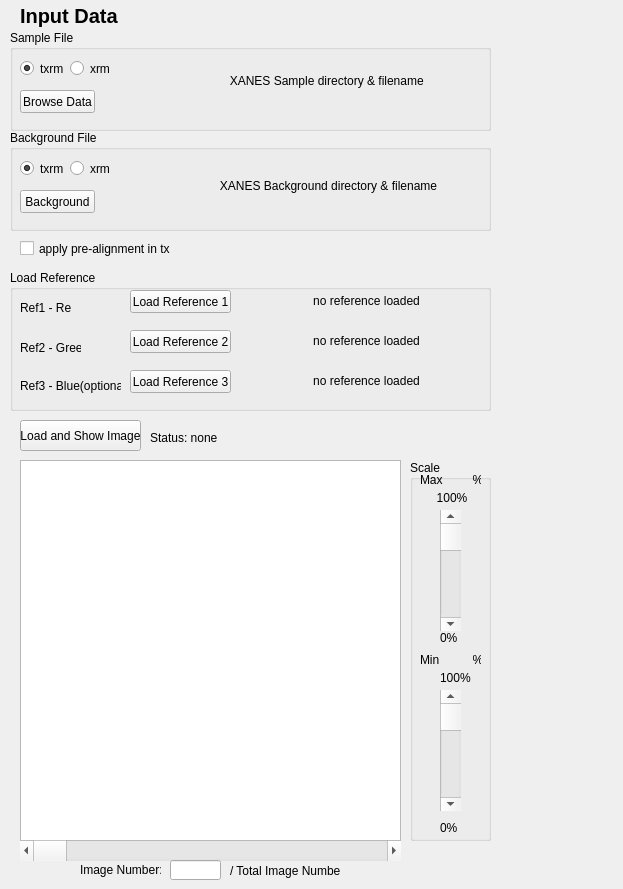
<?xml version="1.0" encoding="UTF-8"?>
<ui version="4.0">
 <class>Dialog</class>
 <widget class="QDialog" name="Dialog">
  <property name="geometry">
   <rect>
    <x>0</x>
    <y>0</y>
    <width>623</width>
    <height>889</height>
   </rect>
  </property>
  <property name="windowTitle">
   <string>Dialog</string>
  </property>
  <widget class="QGroupBox" name="sample_inputBox">
   <property name="geometry">
    <rect>
     <x>10</x>
     <y>30</y>
     <width>481</width>
     <height>101</height>
    </rect>
   </property>
   <property name="title">
    <string>Sample File</string>
   </property>
   <widget class="QRadioButton" name="samTxrm">
    <property name="geometry">
     <rect>
      <x>10</x>
      <y>30</y>
      <width>51</width>
      <height>17</height>
     </rect>
    </property>
    <property name="text">
     <string>txrm</string>
    </property>
    <property name="checked">
     <bool>true</bool>
    </property>
   </widget>
   <widget class="QRadioButton" name="samXrm">
    <property name="geometry">
     <rect>
      <x>60</x>
      <y>30</y>
      <width>41</width>
      <height>17</height>
     </rect>
    </property>
    <property name="text">
     <string>xrm</string>
    </property>
   </widget>
   <widget class="QPushButton" name="button_load_XANES">
    <property name="geometry">
     <rect>
      <x>10</x>
      <y>60</y>
      <width>75</width>
      <height>23</height>
     </rect>
    </property>
    <property name="text">
     <string>Browse Data</string>
    </property>
    <property name="autoDefault">
     <bool>false</bool>
    </property>
   </widget>
   <widget class="QLabel" name="text_XANES_filename">
    <property name="geometry">
     <rect>
      <x>110</x>
      <y>20</y>
      <width>361</width>
      <height>61</height>
     </rect>
    </property>
    <property name="text">
     <string>                                 XANES Sample directory &amp; filename</string>
    </property>
   </widget>
  </widget>
  <widget class="QGroupBox" name="bkg_inputBox">
   <property name="geometry">
    <rect>
     <x>10</x>
     <y>130</y>
     <width>481</width>
     <height>101</height>
    </rect>
   </property>
   <property name="title">
    <string>Background File</string>
   </property>
   <widget class="QRadioButton" name="bkgTxrm">
    <property name="geometry">
     <rect>
      <x>10</x>
      <y>30</y>
      <width>51</width>
      <height>17</height>
     </rect>
    </property>
    <property name="text">
     <string>txrm</string>
    </property>
    <property name="checked">
     <bool>true</bool>
    </property>
   </widget>
   <widget class="QRadioButton" name="bkgXrm">
    <property name="geometry">
     <rect>
      <x>60</x>
      <y>30</y>
      <width>41</width>
      <height>17</height>
     </rect>
    </property>
    <property name="text">
     <string>xrm</string>
    </property>
   </widget>
   <widget class="QPushButton" name="button_load_BKG">
    <property name="geometry">
     <rect>
      <x>10</x>
      <y>60</y>
      <width>75</width>
      <height>23</height>
     </rect>
    </property>
    <property name="text">
     <string>Background</string>
    </property>
    <property name="autoDefault">
     <bool>false</bool>
    </property>
   </widget>
   <widget class="QLabel" name="text_BKG_filename">
    <property name="geometry">
     <rect>
      <x>110</x>
      <y>20</y>
      <width>361</width>
      <height>71</height>
     </rect>
    </property>
    <property name="text">
     <string>                              XANES Background directory &amp; filename</string>
    </property>
   </widget>
  </widget>
  <widget class="QCheckBox" name="alignment_checkBox">
   <property name="geometry">
    <rect>
     <x>20</x>
     <y>240</y>
     <width>151</width>
     <height>17</height>
    </rect>
   </property>
   <property name="text">
    <string>apply pre-alignment in txrm</string>
   </property>
  </widget>
  <widget class="QLabel" name="label">
   <property name="geometry">
    <rect>
     <x>20</x>
     <y>0</y>
     <width>131</width>
     <height>31</height>
    </rect>
   </property>
   <property name="font">
    <font>
     <pointsize>15</pointsize>
     <weight>75</weight>
     <bold>true</bold>
    </font>
   </property>
   <property name="text">
    <string>Input Data</string>
   </property>
  </widget>
  <widget class="QGroupBox" name="reference_inputBox">
   <property name="geometry">
    <rect>
     <x>10</x>
     <y>270</y>
     <width>481</width>
     <height>141</height>
    </rect>
   </property>
   <property name="title">
    <string>Load Reference</string>
   </property>
   <widget class="QLabel" name="label_2">
    <property name="geometry">
     <rect>
      <x>10</x>
      <y>30</y>
      <width>51</width>
      <height>16</height>
     </rect>
    </property>
    <property name="text">
     <string>Ref1 - Red</string>
    </property>
   </widget>
   <widget class="QLabel" name="label_3">
    <property name="geometry">
     <rect>
      <x>10</x>
      <y>70</y>
      <width>61</width>
      <height>16</height>
     </rect>
    </property>
    <property name="text">
     <string>Ref2 - Green</string>
    </property>
   </widget>
   <widget class="QLabel" name="label_4">
    <property name="geometry">
     <rect>
      <x>10</x>
      <y>100</y>
      <width>101</width>
      <height>31</height>
     </rect>
    </property>
    <property name="text">
     <string>Ref3 - Blue(optional)</string>
    </property>
   </widget>
   <widget class="QPushButton" name="load_ref1">
    <property name="geometry">
     <rect>
      <x>120</x>
      <y>20</y>
      <width>101</width>
      <height>23</height>
     </rect>
    </property>
    <property name="text">
     <string>Load Reference 1</string>
    </property>
    <property name="autoDefault">
     <bool>false</bool>
    </property>
   </widget>
   <widget class="QPushButton" name="load_ref2">
    <property name="geometry">
     <rect>
      <x>120</x>
      <y>60</y>
      <width>101</width>
      <height>23</height>
     </rect>
    </property>
    <property name="text">
     <string>Load Reference 2</string>
    </property>
    <property name="autoDefault">
     <bool>false</bool>
    </property>
   </widget>
   <widget class="QPushButton" name="load_ref3">
    <property name="geometry">
     <rect>
      <x>120</x>
      <y>100</y>
      <width>101</width>
      <height>23</height>
     </rect>
    </property>
    <property name="text">
     <string>Load Reference 3</string>
    </property>
    <property name="autoDefault">
     <bool>false</bool>
    </property>
   </widget>
   <widget class="QLabel" name="ref1name">
    <property name="geometry">
     <rect>
      <x>230</x>
      <y>20</y>
      <width>241</width>
      <height>21</height>
     </rect>
    </property>
    <property name="text">
     <string>                      no reference loaded</string>
    </property>
   </widget>
   <widget class="QLabel" name="ref2name">
    <property name="geometry">
     <rect>
      <x>230</x>
      <y>60</y>
      <width>241</width>
      <height>21</height>
     </rect>
    </property>
    <property name="text">
     <string>                      no reference loaded</string>
    </property>
   </widget>
   <widget class="QLabel" name="ref3name">
    <property name="geometry">
     <rect>
      <x>230</x>
      <y>100</y>
      <width>241</width>
      <height>21</height>
     </rect>
    </property>
    <property name="text">
     <string>                      no reference loaded</string>
    </property>
   </widget>
  </widget>
  <widget class="QPushButton" name="back_normal">
   <property name="geometry">
    <rect>
     <x>20</x>
     <y>420</y>
     <width>121</width>
     <height>31</height>
    </rect>
   </property>
   <property name="text">
    <string>Load and Show Image</string>
   </property>
   <property name="autoDefault">
    <bool>false</bool>
   </property>
  </widget>
  <widget class="QLabel" name="status_bkgnorm">
   <property name="geometry">
    <rect>
     <x>150</x>
     <y>430</y>
     <width>71</width>
     <height>16</height>
    </rect>
   </property>
   <property name="text">
    <string>Status: none</string>
   </property>
  </widget>
  <widget class="QGraphicsView" name="orgView">
   <property name="geometry">
    <rect>
     <x>20</x>
     <y>460</y>
     <width>381</width>
     <height>381</height>
    </rect>
   </property>
  </widget>
  <widget class="QGroupBox" name="scaleBox">
   <property name="geometry">
    <rect>
     <x>410</x>
     <y>460</y>
     <width>81</width>
     <height>381</height>
    </rect>
   </property>
   <property name="title">
    <string>Scale</string>
   </property>
   <widget class="QLabel" name="text_maxscale">
    <property name="geometry">
     <rect>
      <x>10</x>
      <y>10</y>
      <width>61</width>
      <height>20</height>
     </rect>
    </property>
    <property name="text">
     <string>Max         %</string>
    </property>
   </widget>
   <widget class="QLabel" name="label_7">
    <property name="geometry">
     <rect>
      <x>20</x>
      <y>30</y>
      <width>41</width>
      <height>16</height>
     </rect>
    </property>
    <property name="text">
     <string>  100%</string>
    </property>
   </widget>
   <widget class="QScrollBar" name="slider_img_maxscale">
    <property name="geometry">
     <rect>
      <x>30</x>
      <y>50</y>
      <width>21</width>
      <height>121</height>
     </rect>
    </property>
    <property name="orientation">
     <enum>Qt::Vertical</enum>
    </property>
   </widget>
   <widget class="QLabel" name="label_8">
    <property name="geometry">
     <rect>
      <x>30</x>
      <y>170</y>
      <width>21</width>
      <height>16</height>
     </rect>
    </property>
    <property name="text">
     <string>0%</string>
    </property>
   </widget>
   <widget class="QLabel" name="text_minscale">
    <property name="geometry">
     <rect>
      <x>10</x>
      <y>190</y>
      <width>61</width>
      <height>20</height>
     </rect>
    </property>
    <property name="text">
     <string>Min          %</string>
    </property>
   </widget>
   <widget class="QScrollBar" name="slider_img_minscale">
    <property name="geometry">
     <rect>
      <x>30</x>
      <y>230</y>
      <width>21</width>
      <height>121</height>
     </rect>
    </property>
    <property name="orientation">
     <enum>Qt::Vertical</enum>
    </property>
   </widget>
   <widget class="QLabel" name="label_10">
    <property name="geometry">
     <rect>
      <x>30</x>
      <y>210</y>
      <width>31</width>
      <height>16</height>
     </rect>
    </property>
    <property name="text">
     <string>100%</string>
    </property>
   </widget>
   <widget class="QLabel" name="label_11">
    <property name="geometry">
     <rect>
      <x>30</x>
      <y>360</y>
      <width>21</width>
      <height>16</height>
     </rect>
    </property>
    <property name="text">
     <string>0%</string>
    </property>
   </widget>
  </widget>
  <widget class="QScrollBar" name="slider_img">
   <property name="geometry">
    <rect>
     <x>20</x>
     <y>840</y>
     <width>381</width>
     <height>21</height>
    </rect>
   </property>
   <property name="orientation">
    <enum>Qt::Horizontal</enum>
   </property>
  </widget>
  <widget class="QLabel" name="label_12">
   <property name="geometry">
    <rect>
     <x>80</x>
     <y>860</y>
     <width>81</width>
     <height>20</height>
    </rect>
   </property>
   <property name="text">
    <string>Image Number:</string>
   </property>
  </widget>
  <widget class="QLineEdit" name="current_img">
   <property name="geometry">
    <rect>
     <x>170</x>
     <y>860</y>
     <width>51</width>
     <height>20</height>
    </rect>
   </property>
  </widget>
  <widget class="QLabel" name="total_img">
   <property name="geometry">
    <rect>
     <x>230</x>
     <y>860</y>
     <width>111</width>
     <height>21</height>
    </rect>
   </property>
   <property name="text">
    <string>/ Total Image Number</string>
   </property>
  </widget>
 </widget>
 <resources/>
 <connections/>
</ui>
